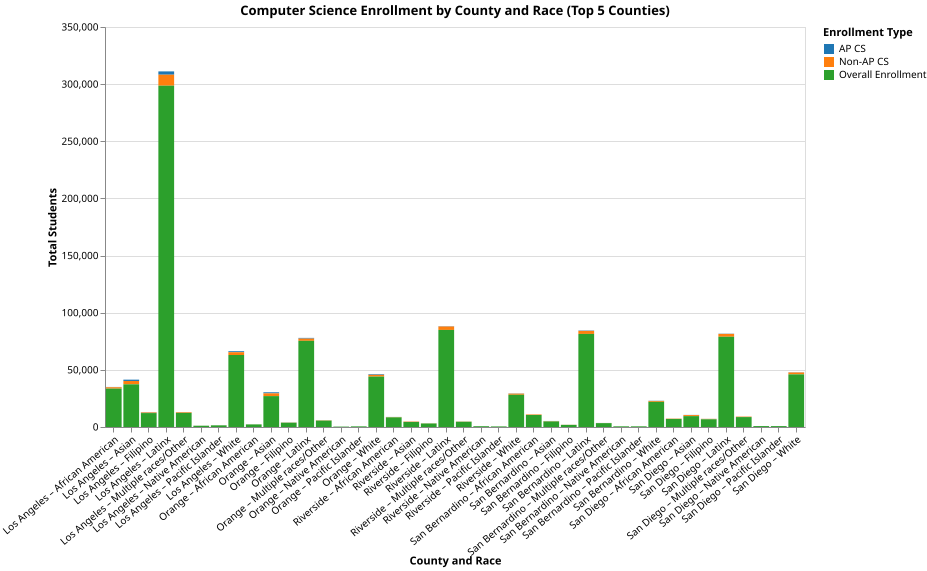

This figure's Python source:
import pandas as pd
import polars as pl
import altair as alt

df = pl.DataFrame(
    pd.read_json(
        "https://raw.githubusercontent.com/APWright/CSC477-Fall2025/refs/heads/main/Assignment-3/csforca-enrollment.json"
    )
)

agg_df = (
    df
    .group_by(["county", "race"])
    .agg([
        pl.col("AP CS").sum().alias("AP CS"),
        pl.col("Non-AP CS").sum().alias("Non-AP CS"),
        pl.col("Overall Enrollment").sum().alias("Overall Enrollment"),
    ])
)

top5 = (
    agg_df
    .group_by("county")
    .agg(pl.col("Overall Enrollment").sum().alias("total_enrollment"))
    .sort("total_enrollment", descending=True)
    .head(5)
    ["county"]
    .to_list()
)

print("Top 5 counties by overall enrollment:", top5)

filtered = agg_df.filter(pl.col("county").is_in(top5))

long_df = filtered.unpivot(
    on=["AP CS", "Non-AP CS", "Overall Enrollment"],
    index=["county", "race"],
    variable_name="Category",
    value_name="Students"
)

melted = long_df.to_pandas()

abbrev_map = {
    "Hispanic/Latino": "Hispanic",
    "Black or African American": "Black",
    "Native Hawaiian or Pacific Islander": "Pacific Isl.",
    "American Indian or Alaska Native": "Indigenous",
    "Two or More Races": "Multiracial",
}
melted["race_short"] = melted["race"].replace(abbrev_map)

melted["County-Race"] = melted["county"] + " – " + melted["race_short"]

chart = (
    alt.Chart(melted)
    .mark_bar()
    .encode(
        x=alt.X(
            "County-Race:N",
            title="County and Race",
            axis=alt.Axis(labelAngle=-40, labelFontSize=10)
        ),
        y=alt.Y("Students:Q", title="Total Students"),
        color=alt.Color(
            "Category:N",
            scale=alt.Scale(
                domain=["AP CS", "Non-AP CS", "Overall Enrollment"],
                range=["#1f77b4", "#ff7f0e", "#2ca02c"],
            ),
            title="Enrollment Type"
        )
    )
    .properties(
        title="Computer Science Enrollment by County and Race (Top 5 Counties)",
        width=700,
        height=400
    )
)

chart.save("visualization_one.svg")
print("saved")
